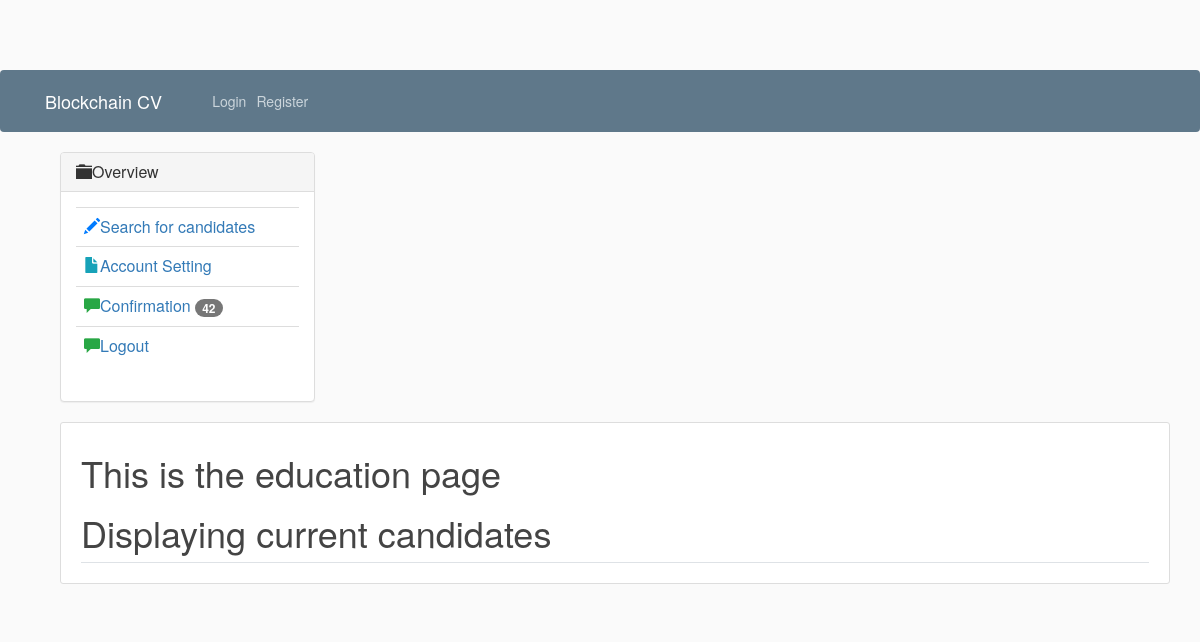
The page /search on the database as committed earlier.
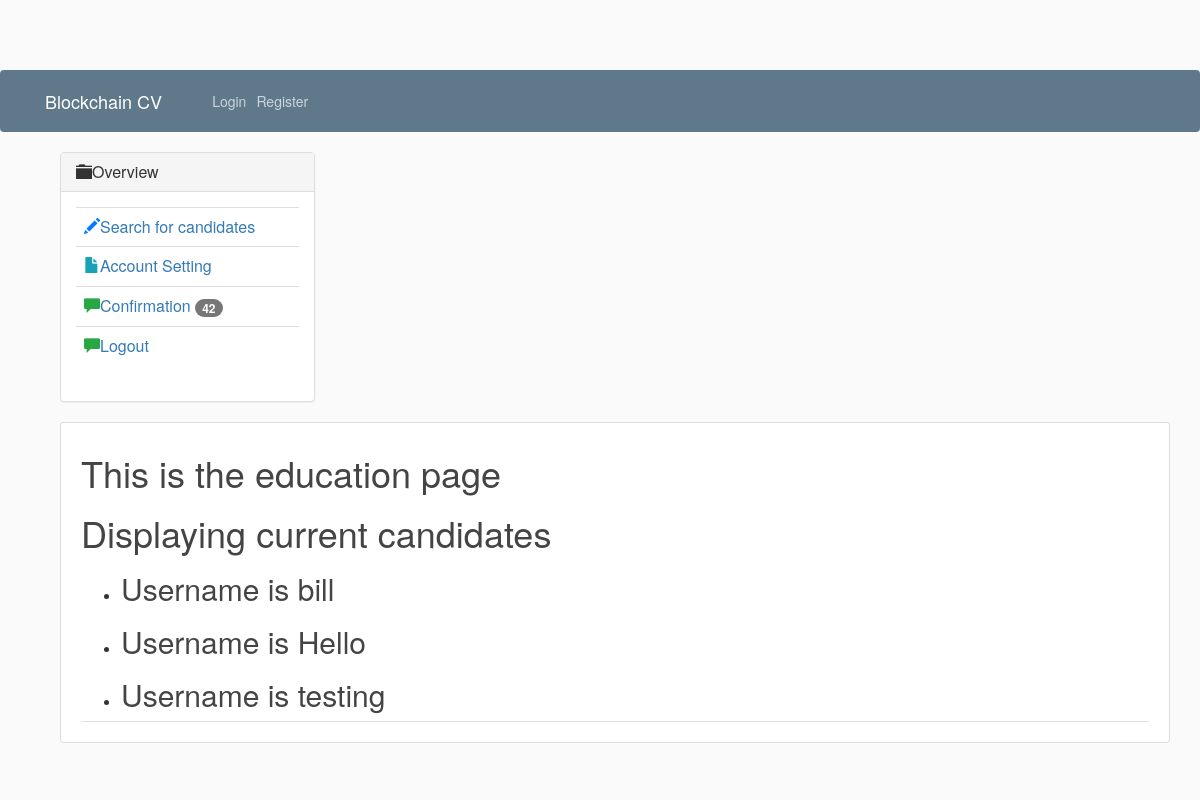
The same page on the database as committed later.
### blog/models.py (models this page shows)
class User(models.Model):
    username = models.CharField(unique=True,max_length=50)
    fname= models.CharField(max_length=50)
    sname = models.CharField(max_length=50)
    password = models.CharField(max_length=50)
    dateOfBirth = models.DateTimeField(default=timezone.now)
    roleOfUser = models.CharField(max_length=9)
    def __str__(self):
        return 'Username is {} '.format(self.username)

### users/views.py (the view)
# urls.py: path('search',user_views.displayCandidate,name='search'),
def displayCandidate(request):
    users = User.objects.all()
    args = {'users':users}
    return render(request,'search.html',args)

### users/templates/search.html
{% extends 'education.html' %}
{% block data%}
<div class="displayAll">
    <h1> Displaying current candidates</h1>
    <ul>
        {% for user in users %}
        <li><h2>{{ user }}</h2></li>
        {% endfor %}
    </ul>
</div>
{% endblock data %}

Rows that differ between the two databases and show on the page:
added User: username "Username is bill"
added User: username "Username is Hello"
added User: username "Username is testing"
